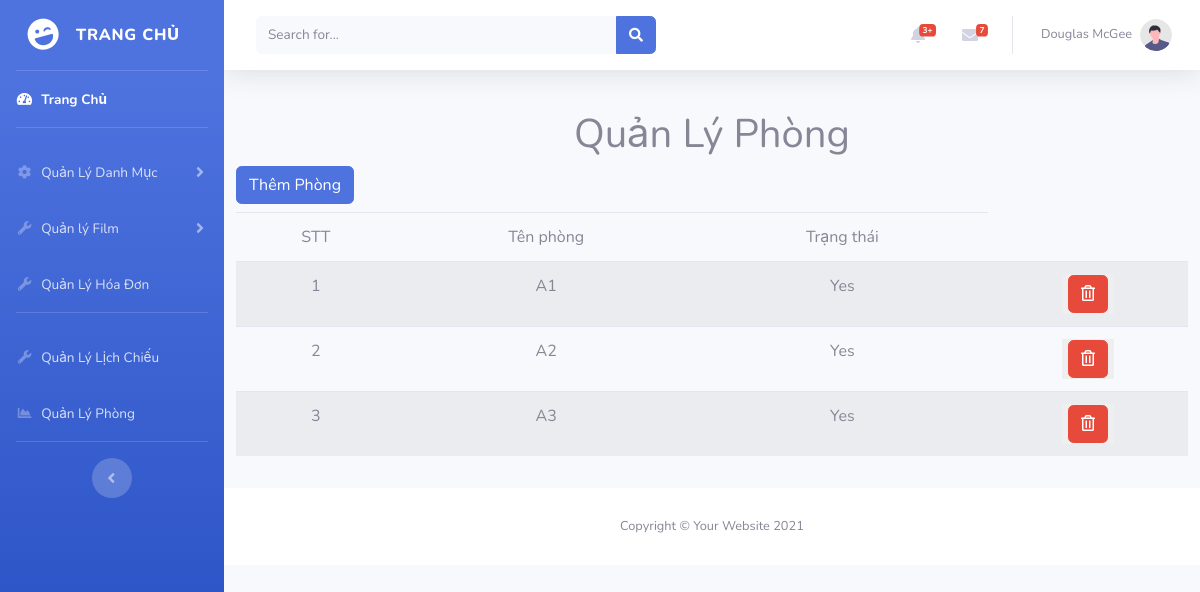
Screenshot of /admin/qlphong.php with the database file from the repository.
### tables this page shows
CREATE TABLE `tbl_room` (
  `id_room` int(11) NOT NULL,
  `name_room` varchar(255) NOT NULL,
  `active` varchar(255) NOT NULL
);

### admin/qlphong.php (the view)
<?php include './include/sidebar.php' ?>
<div class="col py-3">
    <h1 class="text-center text-capitalize">Quản lý Phòng</h1>
    <a href="addphong.php" type="button" class="btn btn-primary mb-2">Thêm Phòng</a>
    <table class="table table-striped text-center">
        <thead>
            <tr>
                <td>STT</td>
                <td>Tên phòng</td>
                <td>Trạng thái</td>
            </tr>
        </thead>
        <tbody>
            <?php
            $sql = "SELECT * FROM tbl_room";
            $res = mysqli_query($conn, $sql);
            $sn = 1;
            foreach ($res as $value) {
            ?>
            <tr>
                <td><?php echo $sn++ ?></td>
                <td><?php echo $value['name_room'] ?></td>
                <td><?php echo $value['active'] ?></td>
                <td style="width: 200px">
                    <button style="border: none"><a class="btn btn-danger"
                            href="deletephong.php?id_room=<?php echo $value['id_room']; ?>"><i
                                class="far fa-trash-alt"></i></a></button>
                </td>
            </tr>
            <?php
            }
            ?>
        </tbody>
    </table>
</div>
<?php include '../admin/include/footer.php' ?>

### rows the page displays
tbl_room: name_room "A1", active "Yes"
tbl_room: name_room "A2", active "Yes"
tbl_room: name_room "A3", active "Yes"
